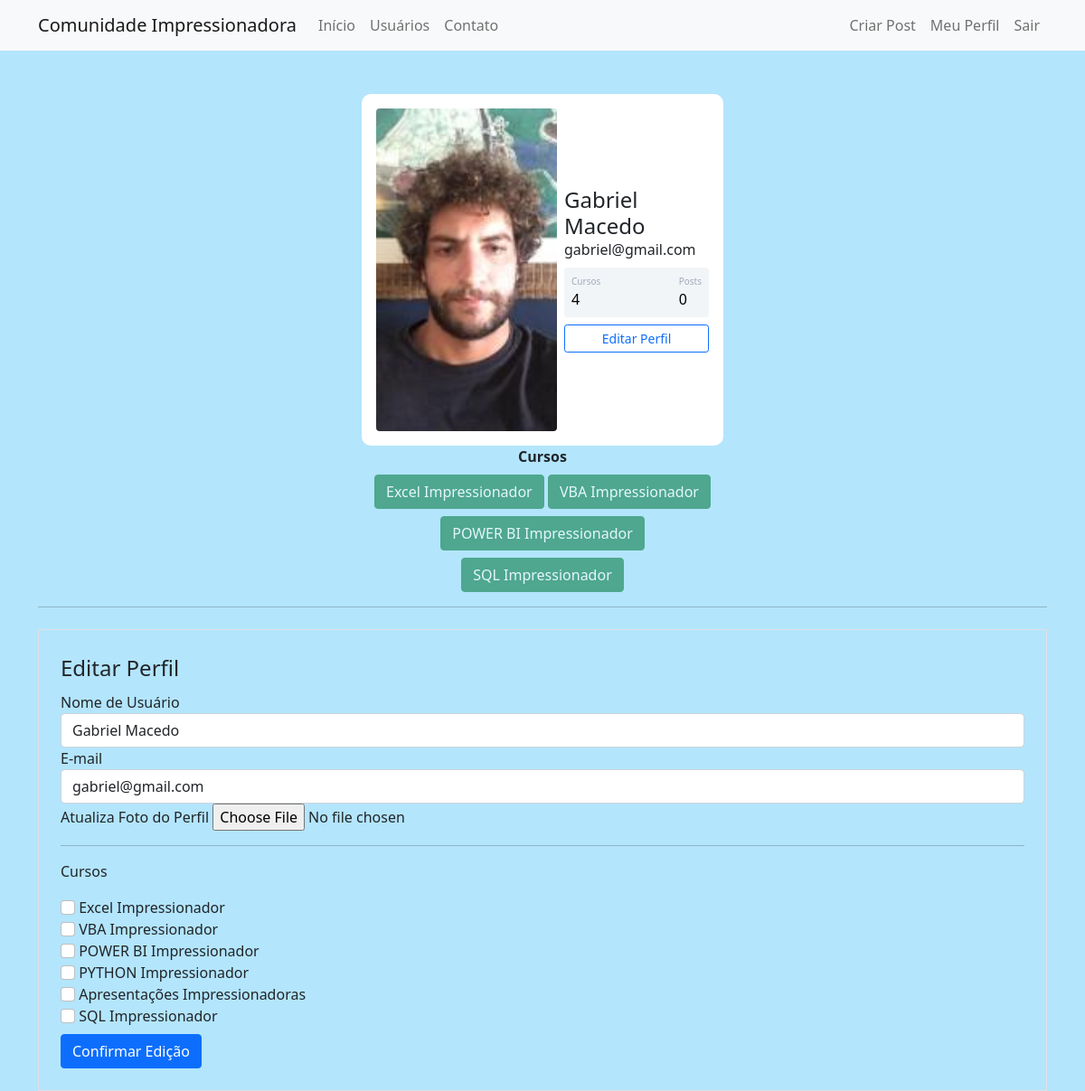
Screenshot of /perfil/editar (signed in) with the database file from the repository.
### comunidadeimpressionadora/models.py (models this page shows)
class Usuario(database.Model, UserMixin):
    id = database.Column(database.Integer, primary_key=True)
    username = database.Column(database.String, nullable=False)
    email = database.Column(database.String, nullable=False, unique=True)
    senha = database.Column(database.String, nullable=False)
    foto_perfil = database.Column(database.String, default='default.jpg')
    posts = database.relationship('Post', backref='autor', lazy=True)
    cursos = database.Column(database.String, nullable=False, default='Não Informado')

### comunidadeimpressionadora/routes.py (the view)
@app.route('/perfil/editar', methods=['GET', 'POST'])
@login_required
def editar_perfil():
    form = FormEditarPerfil()
    if form.validate_on_submit():
        current_user.email = form.email.data
        current_user.username = form.username.data
        if form.foto_perfil.data:
            nome_imagem = salvar_imagem(form.foto_perfil.data)
            current_user.foto_perfil = nome_imagem
        current_user.cursos = atualizar_cursos(form)
        database.session.commit()
        flash('Perfil atualizado com Sucesso', 'alert-success')
        return redirect(url_for('perfil'))
    elif request.method == "GET":
        form.email.data = current_user.email
        form.username.data = current_user.username
    foto_perfil = url_for('static', filename='fotos_perfil/{}'.format(current_user.foto_perfil))
    return render_template('editarperfil.html', foto_perfil=foto_perfil, form=form)

### comunidadeimpressionadora/forms.py (shortened to what this page needs)
class FormEditarPerfil(FlaskForm):
    username = StringField('Nome de Usuário', validators=[DataRequired()])
    email = StringField('E-mail', validators=[DataRequired(), Email()])
    foto_perfil = FileField('Atualiza Foto do Perfil', validators=[FileAllowed(['jpg' , 'png', 'jpeg'])])
    curso_excel = BooleanField('Excel Impressionador')
    curso_vba = BooleanField('VBA Impressionador')
    curso_powerbi = BooleanField('POWER BI Impressionador')
    curso_python = BooleanField('PYTHON Impressionador')
    curso_ppt = BooleanField('Apresentações Impressionadoras')
    curso_sql = BooleanField('SQL Impressionador')
    botao_submit_editarperfil = SubmitField('Confirmar Edição')

### comunidadeimpressionadora/models.py (called while the page is built)
@login_menager.user_loader
def load_usuario(id_usuario):
    return Usuario.query.get(int(id_usuario))

### comunidadeimpressionadora/templates/editarperfil.html (shortened to what this page needs)
{% extends 'perfil.html' %}
{% block form_editar_perfil %}
<div class="container">
        <hr>
        <div class="row">
            <div class="col">
                <form method="POST" action="" class="border p-4 mt-2" enctype="multipart/form-data">
                    <legend>Editar Perfil</legend>
                    <fieldset>
                        <div class="form-group">
                            {{ form.username.label(class="form-control-label") }}
                            {% if form.username.errors %}
                                {{ form.username(class="form-control is-invalid") }}
                            <div class="invalid-feedback">
                                {% for erro in form.username.errors %}
                                    {{ erro }}
                                {% endfor %}
                            </div>
                            {% else %}
                                {{ form.username(class="form-control") }}
                            {% endif %}
                        </div>
                        <div class="form-group">
                            {{ form.email.label(class="form-control-label") }}
                            {% if form.email.errors %}
                                {{ form.email(class="form-control is-invalid") }}
                            <div class="invalid-feedback">
                                {% for erro in form.email.errors %}
                                    {{ erro }}
                                {% endfor %}
                            </div>
                            {% else %}
                                {{ form.email(class="form-control") }}
                            {% endif %}
                        </div>
                        <div class="form-group">
                            {{ form.foto_perfil.label }}
                            {{ form.foto_perfil(class="form-control-file") }}
                        </div>
                        <hr>
                        <p>Cursos</p>
                        {% for campo in form %}
                            {% if 'curso_' in campo.name %}
                                <div class="form-group">
                                    {{ campo(class="form-check-input") }}
                                    {{ campo.label(class="form-check-label") }}
                                </div>
                            {% endif %}
                        {% endfor %}
                    </fieldset>
                    {{ form.botao_submit_editarperfil(class="btn btn-primary mt-2") }}
                </form>
            </div>
        </div>
    </div>
{% endblock %}

### comunidadeimpressionadora/templates/perfil.html
{% extends 'base.html' %}
{% block body %}
    <div class="container mt-5 d-flex justify-content-center">
        <div class="card p-3">
            <div class="d-flex align-items-center">
                <div class="image pe-2"> <img src="{{ foto_perfil }}" class="rounded" width="200"> </div>
                <div class="ml-3 w-100">
                    <h4 class="mb-0 mt-0">{{ current_user.username }}</h4> <span>{{ current_user.email }}</span>
                    <div class="p-2 mt-2 bg-primary d-flex justify-content-between rounded text-white stats">
                        {% if 'Não Informado' in current_user.cursos %}
                           <div class="d-flex flex-column">
                                <span class="articles">Cursos</span>
                                <span class="number1">0</span>
                            </div>
                        {% else %}
                           <div class="d-flex flex-column">
                                <span class="articles">Cursos</span>
                                <span class="number1">{{ current_user.cursos.count(';') + 1 }}</span>
                            </div>
                        {% endif %}
                        <div class="d-flex flex-column"> <span class="rating">Posts</span> <span class="number3">0</span> </div>
                    </div>
                    <div class="button mt-2 d-flex flex-row align-items-center">
                        <a class="w-100" href="{{ url_for('editar_perfil') }}">
                            <button class="btn btn-sm btn-outline-primary w-100">Editar Perfil</button>
                        </a>
                    </div>
                </div>
            </div>
        </div>
    </div>
    <div class="row justify-content-center">
        <div class="col col-4" style="text-align: center">
            <strong>Cursos</strong><br>
            {% for curso in current_user.cursos.split(";") %}
                <button type="button" class="btn btn-success mt-2" disabled> {{ curso }}</button>
            {% endfor %}
        </div>
    </div>
{% block form_editar_perfil %}
{% endblock %}
{% endblock %}

### comunidadeimpressionadora/static/main.css (style rules this page uses)
body { background-color: #B3E5FC; border-radius: 10px }
.card { width: 400px; border: none; border-radius: 10px; background-color: #fff }
.stats { background: #f2f5f8 !important; color: #000 !important }
.articles { font-size: 10px; color: #a1aab9 }
.number1 { font-weight: 500 }
.rating { font-size: 10px; color: #a1aab9 }
.number3 { font-weight: 500 }

### rows the page displays
Usuario: username "Gabriel Macedo", email "gabriel@gmail.com", cursos "4"

### other values shown
{{ curso }} "Excel Impressionador" "VBA Impressionador" "POWER BI Impressionador" "SQL Impressionador"
{{ campo.label(class="form-check-label") }} "Excel Impressionador" "VBA Impressionador" "POWER BI Impressionador" "PYTHON Impressionador" "Apresentações Impressionadoras" "SQL Impressionador"
